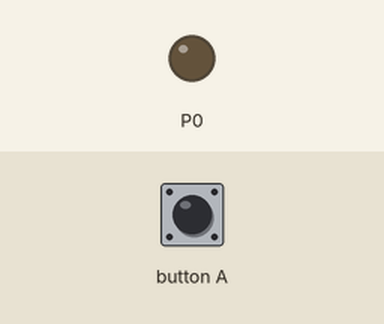
This program was run on a simulated BBC micro:bit running MicroPython. On the bench: output pins drawn as LEDs (lit = HIGH). The test bench sets the inputs (shaded band).

Above: at 1.2 s.
1.3 s: button A pressed for 0.15 s
At 1.6 s:
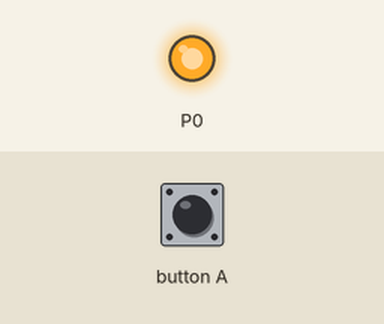
Timing chart, 0 to 4.3 s (numbered marks = the images above; inputs shaded):
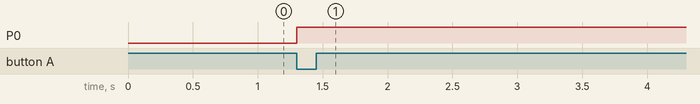

The program:

grove_LED_and_Buttons.py
```python
# Turn LED on and off

from microbit import *

# listen for events
while True:
    # turn LED on
    if button_a.was_pressed():
        pin0.write_digital(1)
    # turn LED off
    if button_a.was_pressed():
        pin0.write_digital(0)
```

Measured:
- after the input at 1.3 s, P0: LOW → HIGH at once
